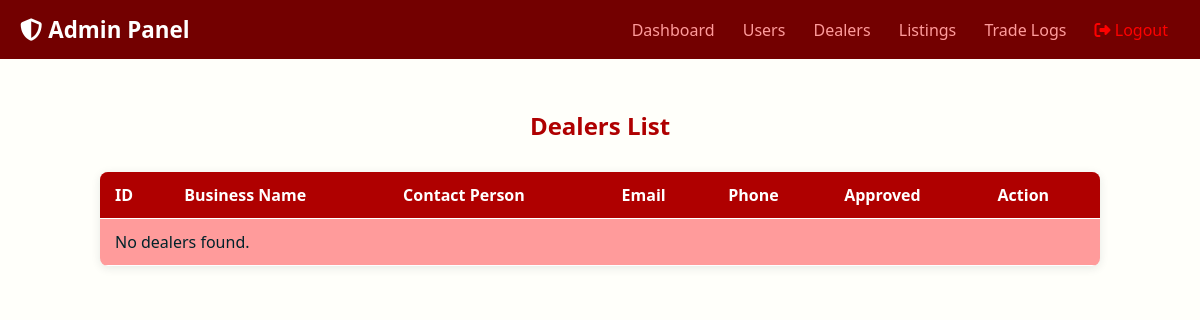
Page /admin/dealers.php on the earlier database version.
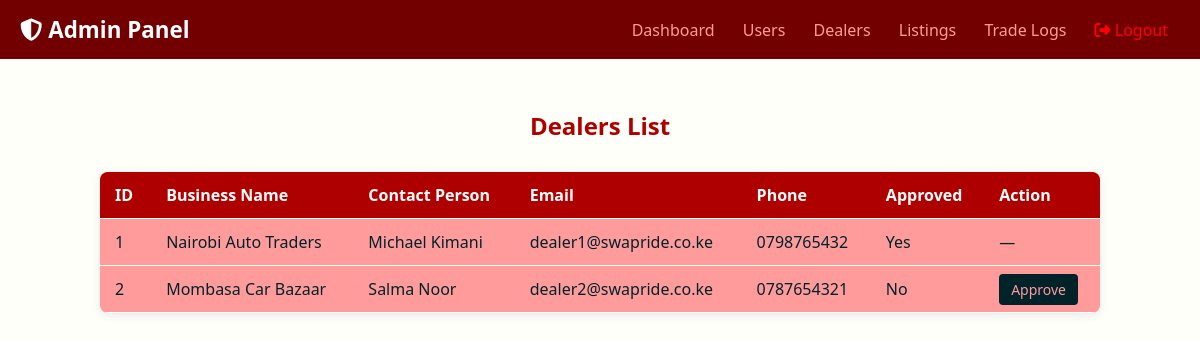
Same page on the later database version.
### tables this page shows
CREATE TABLE IF NOT EXISTS dealers (
    id INT AUTO_INCREMENT PRIMARY KEY,
    business_name VARCHAR(150) NOT NULL,
    contact_person VARCHAR(100) NOT NULL,
    address TEXT,
    email VARCHAR(100) UNIQUE NOT NULL,
    phone VARCHAR(20),
    password VARCHAR(255) NOT NULL,
    kra_pin VARCHAR(20),
    approved BOOLEAN DEFAULT FALSE,
    created_at TIMESTAMP DEFAULT CURRENT_TIMESTAMP
);

### admin/dealers.php (the view, shortened to what this page needs)
<?php
require_once '../includes/db_connect.php';
$result = $conn->query("SELECT id, business_name, contact_person, email, phone, approved FROM dealers ORDER BY created_at DESC");
?>
<!DOCTYPE html>
<html lang="en">
<head>
<link rel="stylesheet" href="https://cdnjs.cloudflare.com/ajax/libs/font-awesome/6.4.0/css/all.min.css">
</head>
<body>
<div class="navbar">
    <div class="nav-title">
        <i class="fas fa-shield-alt"></i> Admin Panel
    </div>
    <div class="nav-links">
        <a href="dashboard.php">Dashboard</a>
        <a href="users.php">Users</a>
        <a href="dealers.php">Dealers</a>
        <a href="cars.php">Listings</a>
        <a href="trades.php">Trade Logs</a>
        <a href="logout.php" style="color: #FE0000;"><i class="fas fa-sign-out-alt"></i> Logout</a>
    </div>
</div>
<div class="container">
    <h2>Dealers List</h2>
    <table>
        <thead>
            <tr>
                <th>ID</th>
                <th>Business Name</th>
                <th>Contact Person</th>
                <th>Email</th>
                <th>Phone</th>
                <th>Approved</th>
                <th>Action</th>
            </tr>
        </thead>
        <tbody>
        <?php if ($result && $result->num_rows > 0): ?>
            <?php while ($row = $result->fetch_assoc()): ?>
                <tr>
                    <td data-label="ID"><?php echo htmlspecialchars($row['id']); ?></td>
                    <td data-label="Business Name"><?php echo htmlspecialchars($row['business_name']); ?></td>
                    <td data-label="Contact Person"><?php echo htmlspecialchars($row['contact_person']); ?></td>
                    <td data-label="Email"><?php echo htmlspecialchars($row['email']); ?></td>
                    <td data-label="Phone"><?php echo htmlspecialchars($row['phone']); ?></td>
                    <td data-label="Approved"><?php echo $row['approved'] ? "Yes" : "No"; ?></td>
                    <td data-label="Action">
                        <?php if (!$row['approved']): ?>
                            <a
                                href="dealers.php?approve_id=<?php echo $row['id']; ?>"
                                class="btn-approve"
                                onclick="return confirm('Are you sure you want to approve this dealer?');"
                            >Approve</a>
                        <?php else: ?>
                            &mdash;
                        <?php endif; ?>
                    </td>
                </tr>
            <?php endwhile; ?>
        <?php else: ?>
            <tr><td colspan="7">No dealers found.</td></tr>
        <?php endif; ?>
        </tbody>
    </table>
</div>
</body>
</html>

### admin/dealers.php (style rules this page uses)
body { margin: 0; font-family: 'Segoe UI', Tahoma, Geneva, Verdana, sans-serif; background-color: #FFFFFA; color: #00232A; }
.navbar { background-color: #730000; padding: 14px 20px; display: flex; flex-wrap: wrap; justify-content: space-between; align-items: center; color: #fff; }
.navbar a { color: #FF9B9B; text-decoration: none; margin: 0 12px; font-weight: 500; }
.nav-title { font-size: 1.4rem; font-weight: bold; }
.container { padding: 20px; max-width: 1000px; margin: auto; }
h2 { text-align: center; margin-top: 30px; color: #AF0000; }
table { width: 100%; border-collapse: collapse; margin-top: 30px; background-color: #FF9B9B; border-radius: 8px; overflow: hidden; box-shadow: 0 2px 10px rgba(0, 35, 42, 0.1); }
th, td { padding: 12px 15px; border-bottom: 1px solid #fff; text-align: left; }
th { background-color: #AF0000; color: #fff; }
.btn-approve { background-color: #00232A; color: #FF9B9B; padding: 6px 12px; border: none; border-radius: 4px; text-decoration: none; font-size: 14px; transition: background 0.3s; }

Differences in the rows shown:
added dealers: id "1", business_name "Nairobi Auto Traders", contact_person "Michael Kimani", email "dealer1@swapride.co.ke", phone "0798765432", approved "Yes"
added dealers: id "2", business_name "Mombasa Car Bazaar", contact_person "Salma Noor", email "dealer2@swapride.co.ke", phone "0787654321", approved "No"
Other differences:
text no longer shown: "No dealers found."
